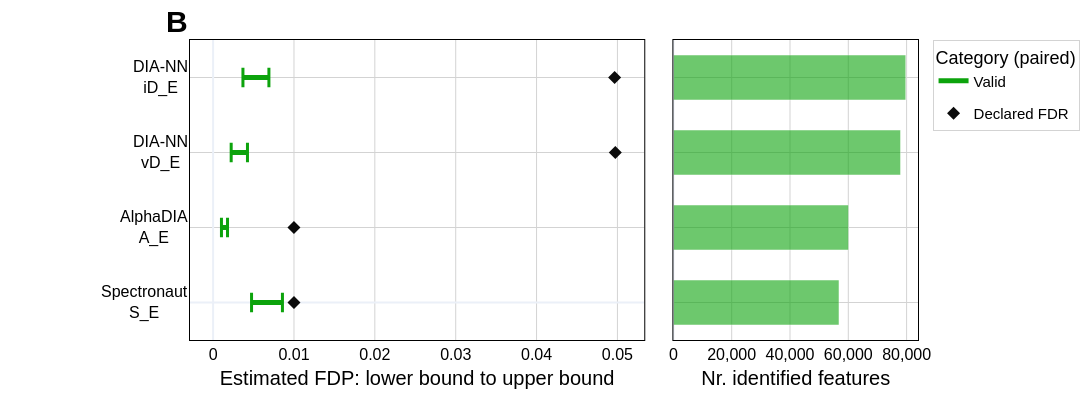

Notebook source saved alongside this figure:
### Code cell
fig_forest = plot_forest(subset_df, panel_label="B", labels=subset_labels)
_save_figure(fig_forest, "entrapment_forest")
fig_forest.show()

### Figure 1 — Plotly figure (JSON) as saved in the notebook; plotly's stock layout.template omitted (floating-point values rounded to 4 significant figures)
{"data": [{"hoverinfo": "skip", "legendgroup": "valid", "line": {"color": "#0ca30c", "width": 5}, "mode": "lines", "name": "Valid", "type": "scatter", "x": [0.004753, 0.008573, null, 0.001032, 0.001781, null, 0.002233, 0.004248, null, 0.003688, 0.0069, null], "xaxis": "x", "y": [0, 0, null, 1, 1, null, 2, 2, null, 3, 3, null], "yaxis": "y"}, {"customdata": [["Spectronaut<br>S_E", "Lower bound"], ["AlphaDIA<br>A_E", "Lower bound"], ["DIA-NN<br>vD_E", "Lower bound"], ["DIA-NN<br>iD_E", "Lower bound"], ["Spectronaut<br>S_E", "Upper bound"], ["AlphaDIA<br>A_E", "Upper bound"], ["DIA-NN<br>vD_E", "Upper bound"], ["DIA-NN<br>iD_E", "Upper bound"]], "hovertemplate": "%{customdata[0]} (valid)<br>%{customdata[1]}: %{x:.4f}<extra></extra>", "legendgroup": "valid", "marker": {"line": {"color": "#0ca30c", "width": 3}, "size": 14, "symbol": "line-ns"}, "mode": "markers", "showlegend": false, "type": "scatter", "x": [0.004753, 0.001032, 0.002233, 0.003688, 0.008573, 0.001781, 0.004248, 0.0069], "xaxis": "x", "y": [0, 1, 2, 3, 0, 1, 2, 3], "yaxis": "y"}, {"customdata": ["Spectronaut<br>S_E", "AlphaDIA<br>A_E", "DIA-NN<br>vD_E", "DIA-NN<br>iD_E"], "hovertemplate": "%{customdata}<br>Declared FDR: %{x:.4f}<extra></extra>", "marker": {"color": "#0b0b0b", "size": 10, "symbol": "diamond"}, "mode": "markers", "name": "Declared FDR", "type": "scatter", "x": [0.009998, 0.009996, 0.04974, 0.04965], "xaxis": "x", "y": [0, 1, 2, 3], "yaxis": "y"}, {"customdata": ["Spectronaut<br>S_E", "AlphaDIA<br>A_E", "DIA-NN<br>vD_E", "DIA-NN<br>iD_E"], "hovertemplate": "%{customdata}<br>%{x:,} identified features<extra></extra>", "marker": {"color": ["#0ca30c", "#0ca30c", "#0ca30c", "#0ca30c"], "opacity": 0.6}, "orientation": "h", "showlegend": false, "type": "bar", "width": 0.6, "x": [56807, 60084, 77926, 79714], "xaxis": "x2", "y": [0, 1, 2, 3], "yaxis": "y2"}], "layout": {"annotations": [{"align": "center", "font": {"color": "black", "size": 16}, "showarrow": false, "text": "Spectronaut<br>S_E", "x": 0, "xanchor": "right", "xref": "x domain", "y": 0, "yanchor": "middle", "yref": "y"}, {"align": "center", "font": {"color": "black", "size": 16}, "showarrow": false, "text": "AlphaDIA<br>A_E", "x": 0, "xanchor": "right", "xref": "x domain", "y": 1, "yanchor": "middle", "yref": "y"}, {"align": "center", "font": {"color": "black", "size": 16}, "showarrow": false, "text": "DIA-NN<br>vD_E", "x": 0, "xanchor": "right", "xref": "x domain", "y": 2, "yanchor": "middle", "yref": "y"}, {"align": "center", "font": {"color": "black", "size": 16}, "showarrow": false, "text": "DIA-NN<br>iD_E", "x": 0, "xanchor": "right", "xref": "x domain", "y": 3, "yanchor": "middle", "yref": "y"}, {"font": {"color": "black", "size": 30}, "showarrow": false, "text": "<b>B</b>", "x": 0, "xanchor": "right", "xref": "x domain", "y": 1, "yanchor": "bottom", "yref": "y domain"}], "font": {"color": "black", "family": "Arial, sans-serif", "size": 17}, "height": 410, "legend": {"bgcolor": "rgba(255,255,255,0.8)", "bordercolor": "lightgray", "borderwidth": 1, "font": {"size": 15}, "title": {"text": "Category (paired)"}}, "margin": {"b": 70, "l": 190, "r": 40, "t": 40}, "paper_bgcolor": "white", "plot_bgcolor": "white", "width": 1150, "xaxis": {"anchor": "y", "domain": [0, 0.624], "gridcolor": "lightgray", "gridwidth": 1, "linecolor": "black", "linewidth": 1, "mirror": true, "showline": true, "tickfont": {"size": 16}, "title": {"font": {"size": 20}, "standoff": 8, "text": "Estimated FDP: lower bound to upper bound"}}, "xaxis2": {"anchor": "y2", "domain": [0.664, 1], "gridcolor": "lightgray", "gridwidth": 1, "linecolor": "black", "linewidth": 1, "mirror": true, "showline": true, "tickfont": {"size": 16}, "tickformat": ",", "title": {"font": {"size": 20}, "standoff": 8, "text": "Nr. identified features"}}, "yaxis": {"anchor": "x", "domain": [0, 1], "gridcolor": "lightgray", "gridwidth": 1, "linecolor": "black", "linewidth": 1, "mirror": true, "showline": true, "showticklabels": false, "tickfont": {"size": 16}, "tickvals": [0, 1, 2, 3], "title": {"font": {"size": 20}}}, "yaxis2": {"anchor": "x2", "domain": [0, 1], "gridcolor": "lightgray", "gridwidth": 1, "linecolor": "black", "linewidth": 1, "matches": "y", "mirror": true, "showline": true, "showticklabels": false, "tickfont": {"size": 16}, "tickvals": [0, 1, 2, 3], "title": {"font": {"size": 20}}}}}
